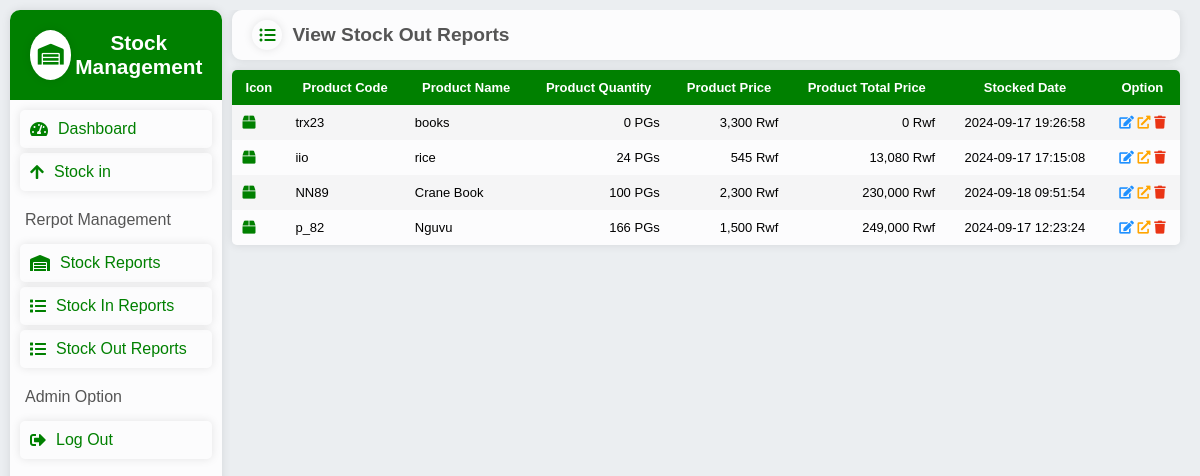
The app's page /view_stock.php (signed in) with its own data.
### tables this page shows
CREATE TABLE IF NOT EXISTS `stock` (
  `p_code` varchar(11) NOT NULL,
  `p_name` varchar(255) NOT NULL,
  `p_quantity` int NOT NULL,
  `p_price` int NOT NULL,
  `p_total_price` int NOT NULL,
  `create_at` datetime NOT NULL,
  PRIMARY KEY (`p_code`)
);

### view_stock.php (the view, shortened to what this page needs)
<?php
    include("./includes/configs/config.php");
    include("./includes/pages/site/header.php");
?>
    <div class="tables">
        <div class="table-header">
        <h1> <i class="fas fa-list-ul icon-table"></i> View Stock Out Reports</h1>
        </div>
        <div class="table">
        <table>
        <tr>
            <th>Icon</th>
            <th>Product Code</th>
            <th>Product Name</th>
            <th>Product Quantity</th>
            <th>Product Price</th>
            <th>Product Total Price</th>
            <th>Stocked Date</th>
            <th>Option</th>
        </tr>
        <?php
            $stock_view=mysqli_query($con,"SELECT * FROM stock WHERE p_price ORDER BY p_total_price ASC");
            while($rowStock=mysqli_fetch_assoc($stock_view)){
        ?>
        <tr>
                <td><i class="fas fab fa-box icon-td"></td>
                <td><?php echo $rowStock['p_code'] ?></td>
                <td><?php echo $rowStock['p_name'] ?></td>
                <td style="text-align: right"><?php echo number_format($rowStock['p_quantity']) ?> PGs</td>
                <td style="text-align: right"><?php echo number_format($rowStock['p_price']) ?> Rwf</td>
                <td style="text-align: right"><?php echo number_format($rowStock['p_total_price']) ?> Rwf</td>
                <td style="text-align: center"><?php echo $rowStock['create_at'] ?></td>
                <td style="text-align: center">
                <a href="update.php?update_pcode=<?php echo $rowStock['p_code'] ?>" class="edit"> <i class="fas fab fa-edit"></i> </a>
                <a href="export.php?export_pcode=<?php echo $rowStock['p_code'] ?>" class="export"> <i class="fas fa-external-link-alt"></i> </a>
                <a href="delete.php?delete_p_code=<?php echo $rowStock['p_code'] ?>" class="delete"> <i class="fas fa-trash"></i> </a>
                </td>
        </tr>
        <?php
            }
        ?>
    </table>
        </div>
        </div>
        <?php
    include("./includes/pages/site/footer.php");
?>

### assest/css/ccc.css (style rules this page uses)
* { padding: 0; margin: 0; box-sizing: border-box; font-family: sans-serif; list-style-type: none; text-decoration: none; border: none; outline: none; }
:root { --bg-color: #ebeef1; --second-bg-color: #ffffffda; --box-shadow: 0 0 10px rgba(0,0,0,0.1); --text-color: #555; --light-color: #fff; --bg-all-color: green; --delete-color: #ea3415; }

### records on screen
stock: p_code "trx23", p_name "books", p_quantity "0", p_price "3,300", p_total_price "0", create_at "2024-09-17 19:26:58"
stock: p_code "iio", p_name "rice", p_quantity "24", p_price "545", p_total_price "13,080", create_at "2024-09-17 17:15:08"
stock: p_code "NN89", p_name "Crane Book", p_quantity "100", p_price "2,300", p_total_price "230,000", create_at "2024-09-18 09:51:54"
stock: p_code "p_82", p_name "Nguvu", p_quantity "166", p_price "1,500", p_total_price "249,000", create_at "2024-09-17 12:23:24"
